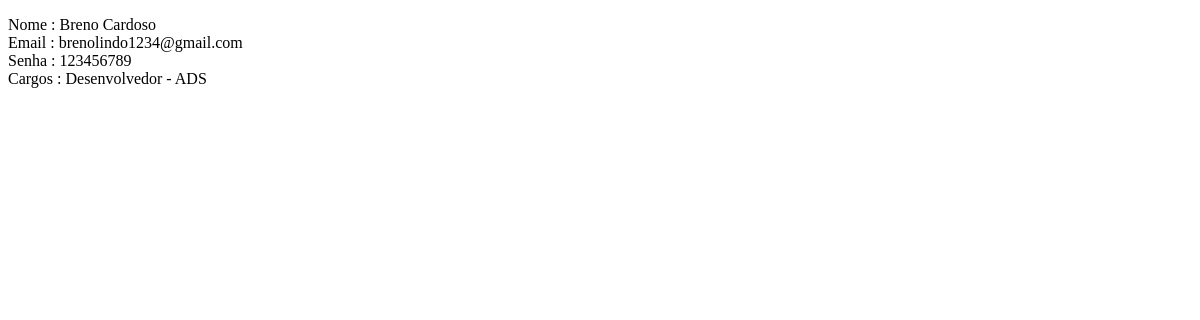
Before: /auth/listar_unico/1 with the older database file.
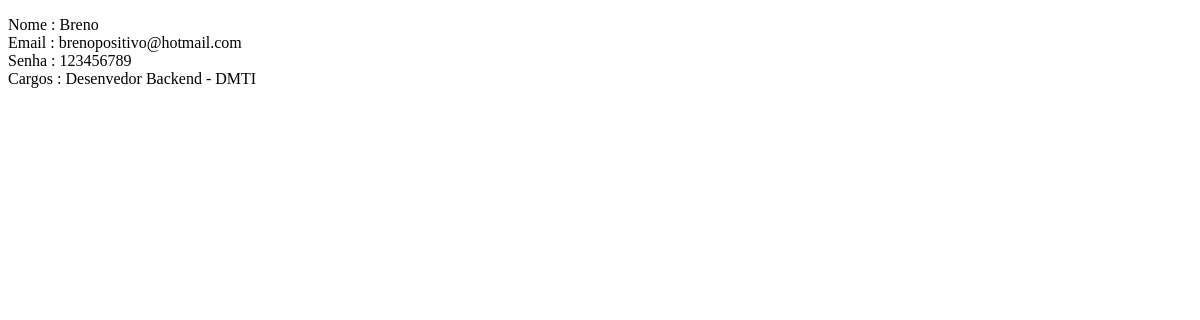
After: the same page with the newer database file.
### autentication/models.py (models this page shows, shortened)
class Pessoa(models.Model):
    foto = models.ImageField(upload_to="fotos")
    nome = models.CharField(
        verbose_name="Nome",
        null=True,
        blank=True,
        max_length=100,
    )
    sobrenome = models.CharField(
        verbose_name="Sobrenome",
        null=True,
        blank=True,
        max_length=100,
    )
    email = models.EmailField(
        verbose_name="Email",
        null=True,
        blank=True,
    )
    senha = models.CharField(
        verbose_name="Senha",
        null=True,
        blank=True,
        max_length=100,
    )
    cargo = models.ManyToManyField(
        Cargos,
        verbose_name="Cargos",
        blank=True,
    )
    class Meta:
        ordering = ["nome"]

class Cargos(models.Model):
    nome = models.CharField(
        verbose_name="Nome do cargo",
        null=True,
        blank=True,
        max_length=100,
    )
    lotacao = models.CharField(
        verbose_name="Lotação",
        null=True,
        blank=True,
        max_length=100,
    )
    def __str__(self) -> str:
        return f"{self.nome} - {self.lotacao}"

### autentication/views.py (the view)
# urls.py: path('listar_unico/<int:number_page>',views.listar_unico,name="listar_unico")
def listar_unico(request, number_page):
    pessoa = get_object_or_404(Pessoa, id=number_page)
    return render(request, "listar_unico.html", {"pessoa": pessoa})

### autentication/templates/listar_unico.html (shortened to what this page needs)
<!DOCTYPE html>
<html lang="pt-br">
{% load static %}
<head>
</head>
<body>
    <p>
        Nome : {{pessoa.nome}}
        <br>
        Email : {{pessoa.email}}
        <br>
        Senha : {{pessoa.senha}}
        <br>
        Cargos : {{pessoa.cargo.all.0}}
        <br>
    </p>
</body>
</html>

Changed rows visible on the page:
changed Pessoa: nome "Breno Cardoso" → "Breno"; email "brenolindo1234@gmail.com" → "brenopositivo@hotmail.com"; cargo.all.0 "Desenvolvedor - ADS" → "Desenvedor Backend - DMTI"
